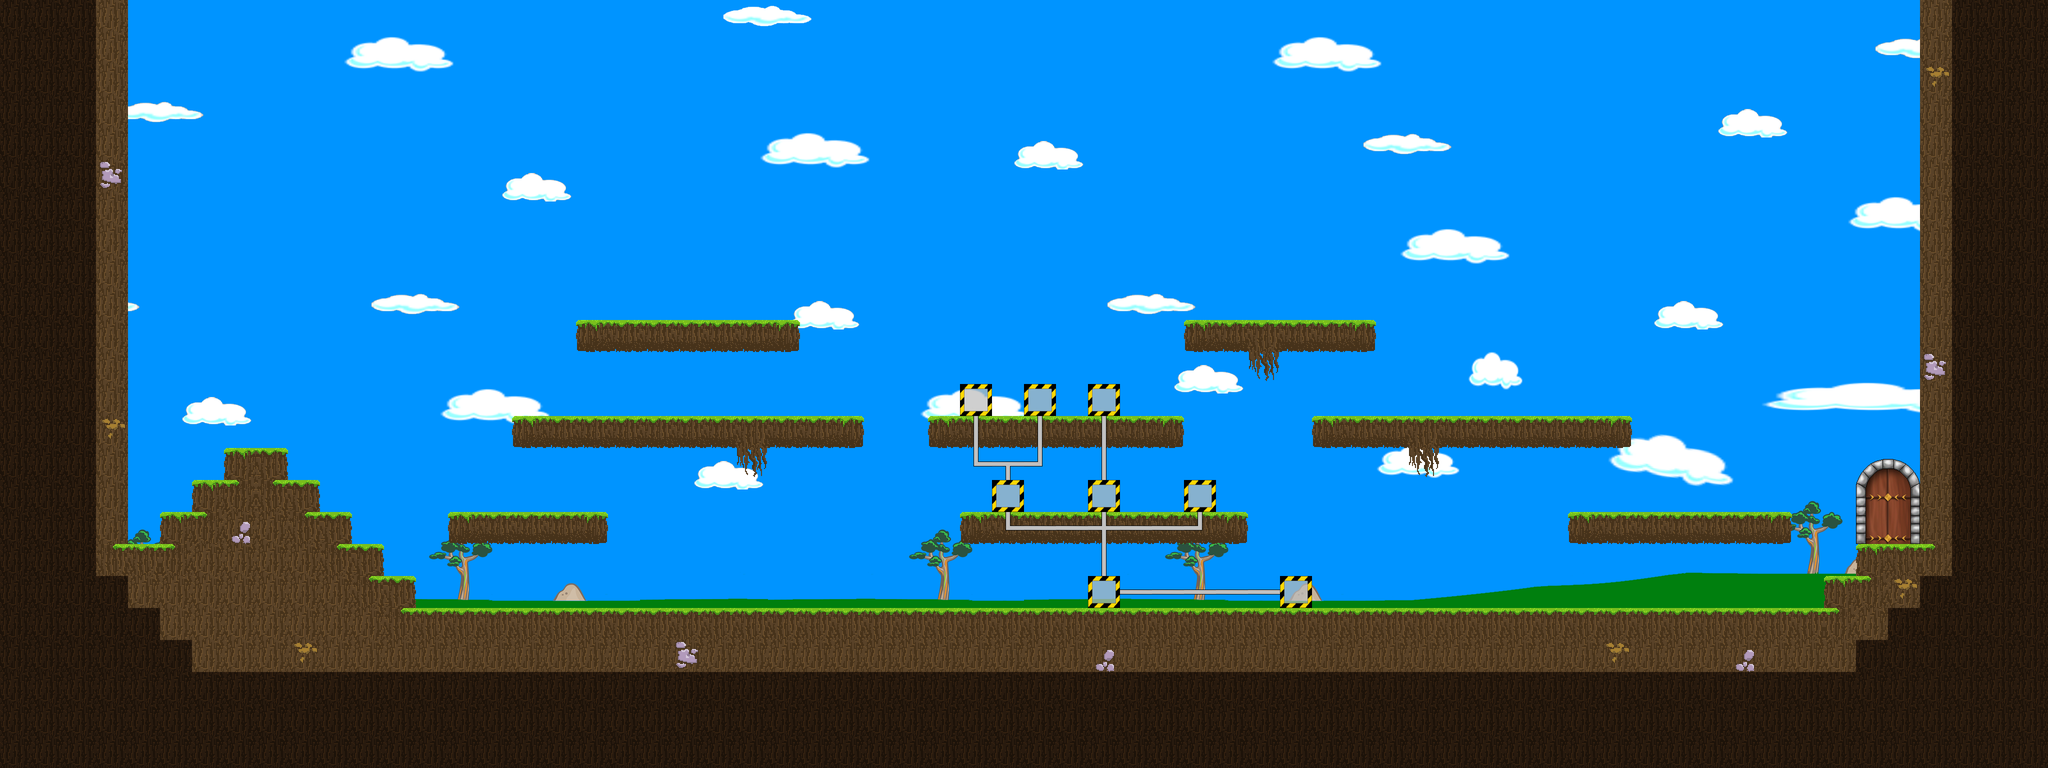

Below is a game level as drawn by its tile map, then a one-line description and the .tmx that defines it (tile-layer data replaced by summaries):
An orthogonal 64x24 tile map with 64x64 px tiles, 5 tile layers (Hintergrund, Laufebene, Open gate, Gate, ...), 7 tilesets.

<map version="1.0" orientation="orthogonal" renderorder="right-down" width="64" height="24" tilewidth="64" tileheight="64">
 <tileset firstgid="1" name="Rohre" tilewidth="64" tileheight="64">
  <image source="Rohre.png" trans="0000ff" width="256" height="256" />
 </tileset>
 <tileset firstgid="17" name="Maschinen" tilewidth="64" tileheight="64">
  <image source="Maschinen.png" trans="0000ff" width="256" height="256" />
 </tileset>
 <tileset firstgid="33" name="Metallobjekte" tilewidth="64" tileheight="64">
  <image source="Metallobjekte.png" trans="0000ff" width="256" height="256" />
 </tileset>
 <tileset firstgid="49" name="Laufebenen" tilewidth="64" tileheight="64">
  <image source="Laufebenen.png" trans="0000ff" width="256" height="256" />
 </tileset>
 <tileset firstgid="65" name="Ampeln" tilewidth="64" tileheight="64">
  <image source="Ampeln.png" trans="0000ff" width="128" height="128" />
 </tileset>
 <tileset firstgid="69" name="Hintergrund" tilewidth="64" tileheight="64">
  <image source="Hintergrund.png" trans="0000ff" width="2048" height="1024" />
 </tileset>
 <tileset firstgid="581" name="gate" tilewidth="64" tileheight="64">
  <image source="gate.png" trans="0000ff" width="256" height="256" />
 </tileset>
 <layer name="Hintergrund" width="64" height="24">
  <data>[1536 cells, 1536 non-empty, 501 distinct tile ids]</data>
 </layer>
 <layer name="Laufebene" width="64" height="24">
  <data>[1536 cells, 628 non-empty, 30 distinct tile ids]</data>
 </layer>
 <layer name="Open gate" width="64" height="24">
  <data>[1536 cells, 6 non-empty, 6 distinct tile ids]</data>
 </layer>
 <layer name="Gate" width="64" height="24">
  <data>[1536 cells, 6 non-empty, 6 distinct tile ids]</data>
 </layer>
 <layer name="Ablagen" width="64" height="24">
  <data>[1536 cells, 28 non-empty, 7 distinct tile ids]</data>
 </layer>
</map>
